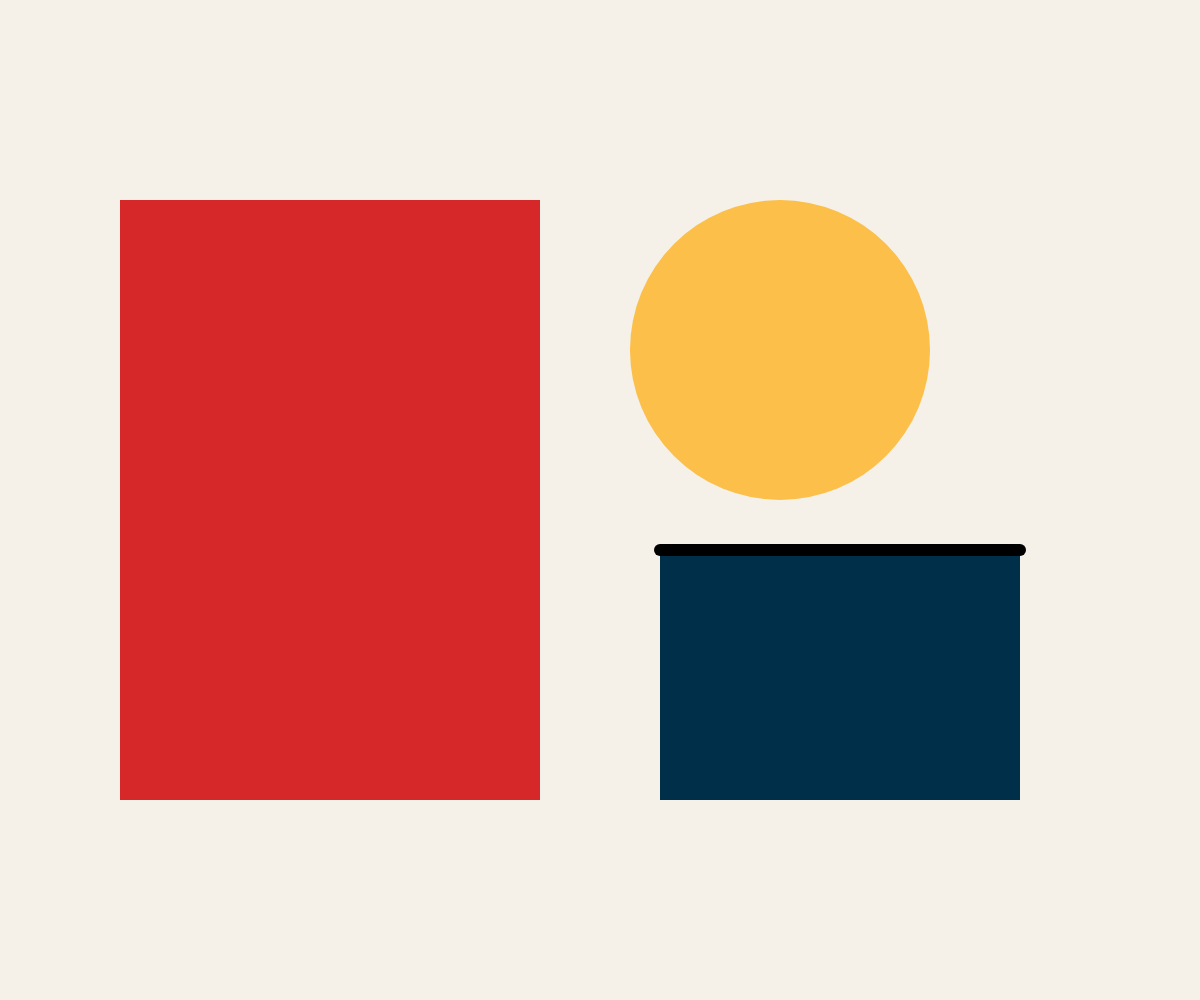
Frame 1 (no input)
Frame 2 (the mouse pressed at the canvas centre, redrawn once): identical to frame 1, image omitted

The p5.js sketch that drew this single still picture (run headless with seeded random() and noise() and a simulated clock; the mouse was pressed at the canvas centre and the sketch redrawn once):

// p5.js sketch
// ── sketch.js
function setup() {
  createCanvas(windowWidth, windowHeight);
  noLoop();
}

function draw() {
  background('#f5f1e8');
  noStroke();
  fill('#d62828');
  rect(width * 0.1, height * 0.2, width * 0.35, height * 0.6);
  fill('#fcbf49');
  circle(width * 0.65, height * 0.35, height * 0.3);
  fill('#003049');
  rect(width * 0.55, height * 0.55, width * 0.3, height * 0.25);
  stroke('#000');
  strokeWeight(12);
  line(width * 0.55, height * 0.55, width * 0.85, height * 0.55);
}

function windowResized() {
  resizeCanvas(windowWidth, windowHeight);
  redraw();
}
